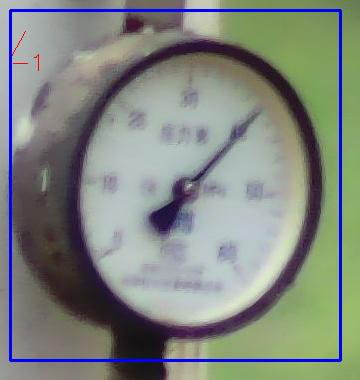
#> input picture images/表计/test1.png, 360 x 380 px
$ python -i prewitt.py   (imports and definitions only)
#> lines starting #> are read from the running program, lines starting #| are printed output that depends on the picture; after the words box and inside, x2 and y2 are one past the last pixel; in counts of white or black regions, pixels touching at a corner belong together

'''
@author: linxu
@contact: 17746071609@163.com
@time: 2021-02-24 上午11:16
@desc: 边缘提取相关技术
'''
import cv2
import numpy as np
from scipy import signal

def prewitt(I, _boundary='symm', ):
    # prewitt算子是可分离的。 根据卷积运算的结合律，分两次小卷积核运算

    # 算子分为两部分，这是对第一部分操作
    # 1: 垂直方向上的均值平滑
    ones_y = np.array([[1], [1], [1]], np.float32)
    i_conv_pre_x = signal.convolve2d(I, ones_y, mode='same', boundary=_boundary)
    # 2: 水平方向上的差分
    diff_x = np.array([[1, 0, -1]], np.float32)
    i_conv_pre_x = signal.convolve2d(i_conv_pre_x, diff_x, mode='same', boundary=_boundary)

    # 算子分为两部分，这是对第二部分操作
    # 1: 水平方向上的均值平滑
    ones_x = np.array([[1, 1, 1]], np.float32)
    i_conv_pre_y = signal.convolve2d(I, ones_x, mode='same', boundary=_boundary)
    # 2: 垂直方向上的差分
    diff_y = np.array([[1], [0], [-1]], np.float32)
    i_conv_pre_y = signal.convolve2d(i_conv_pre_y, diff_y, mode='same', boundary=_boundary)

    # 取绝对值，分别得到水平方向和垂直方向的边缘强度
    abs_i_conv_pre_x = np.abs(i_conv_pre_x)
    abs_i_conv_pre_y = np.abs(i_conv_pre_y)

    # 水平方向和垂直方向上的边缘强度的灰度级显示
    edge_x = abs_i_conv_pre_x.copy()
    edge_y = abs_i_conv_pre_y.copy()

    # 将大于255的值截断为255
    edge_x[edge_x > 255] = 255
    edge_y[edge_y > 255] = 255

    # 数据类型转换
    edge_x = edge_x.astype(np.uint8)
    edge_y = edge_y.astype(np.uint8)

    # 显示
    # cv2.imshow('edge_x', edge_x)
    # cv2.imshow('edge_y', edge_y)

    # 利用abs_i_conv_pre_x 和 abs_i_conv_pre_y 求最终的边缘强度
    # 求边缘强度有多重方法, 这里使用的是插值法
    edge = 0.5 * abs_i_conv_pre_x + 0.5 * abs_i_conv_pre_y

    # 边缘强度灰度级显示
    edge[edge > 255] = 255
    edge = edge.astype(np.uint8)

    return edge

# [7 lines not run here, left out]

>>> import cv2
>>> picture = cv2.imread('../../images/表计/test1.png', cv2.IMREAD_GRAYSCALE)
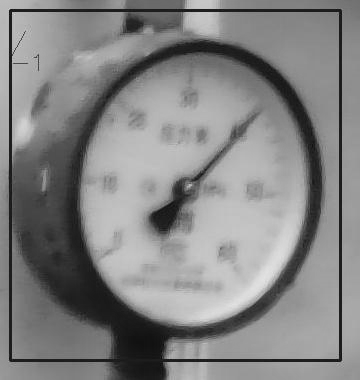
#> picture: shape (380, 360); min 11, max 227, mean 132.1
>>> result = prewitt(picture)
#> in prewitt, `i_conv_pre_x = signal.convolve2d(i_conv_pre_x, diff_x, mode='same', bo..`:
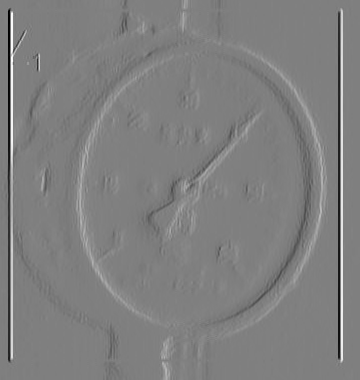
#> i_conv_pre_x: shape (380, 360) float32; min -477, max 474, mean -0.1; drawn with min black and max white
#> in prewitt, `i_conv_pre_y = signal.convolve2d(i_conv_pre_y, diff_y, mode='same', bo..`:
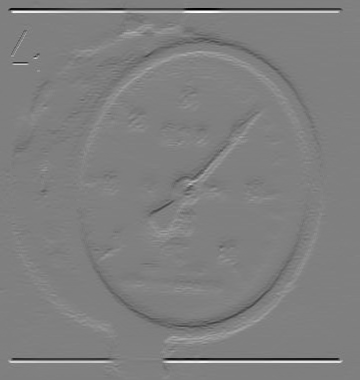
#> i_conv_pre_y: shape (380, 360) float32; min -516, max 514, mean -0.1; drawn with min black and max white
#> in prewitt, `abs_i_conv_pre_y = np.abs(i_conv_pre_y)`:
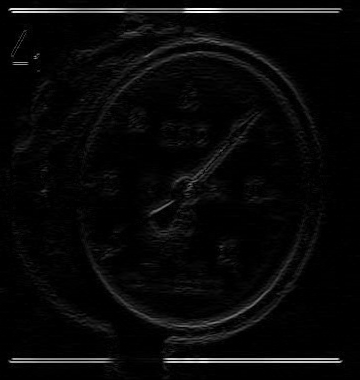
#> abs_i_conv_pre_y: shape (380, 360) float32; min 0, max 516, mean 17.2; drawn with min black and max white
#> in prewitt, `edge_x[edge_x > 255] = 255`:
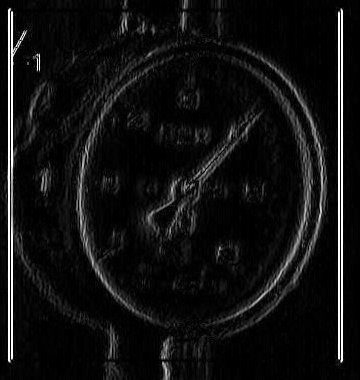
#> edge_x: shape (380, 360) float32; min 0, max 255, mean 17.2
#> in prewitt, `edge_y[edge_y > 255] = 255`:
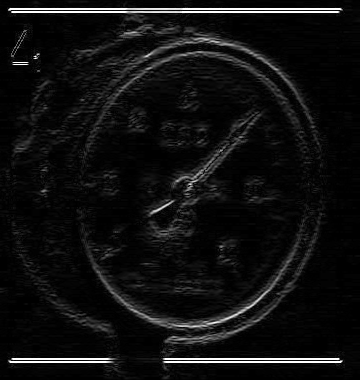
#> edge_y: shape (380, 360) float32; 1.6% of pixels changed, all inside (x1, y1, x2, y2) = (9, 8, 341, 363)
#> in prewitt, `edge[edge > 255] = 255`:
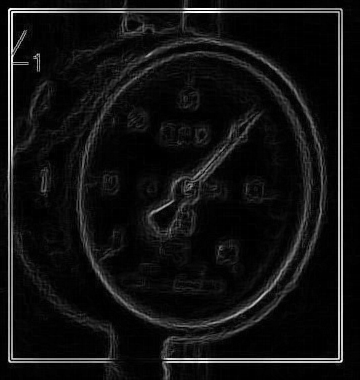
#> edge: shape (380, 360) float32; min 0, max 255, mean 18.3

$ run again, on images/表计/test2.png
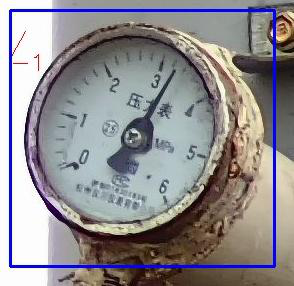
#> input picture images/表计/test2.png, 294 x 286 px
#> in prewitt, `edge_y[edge_y > 255] = 255`:
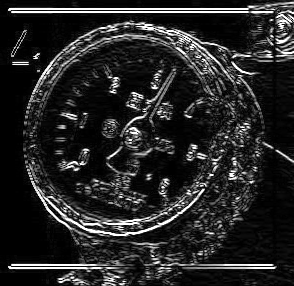
#> edge_y: shape (286, 294) float32; min 0, max 255, mean 38.5
#> in prewitt, `edge[edge > 255] = 255`:
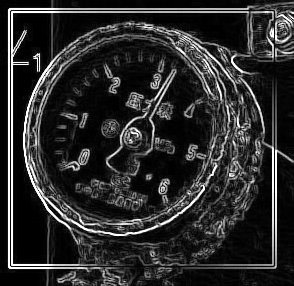
#> edge: shape (286, 294) float32; min 0, max 255, mean 44.2

$ run again, on images/表计/test3.png
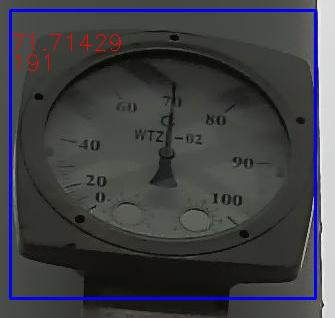
#> input picture images/表计/test3.png, 335 x 318 px
#> in prewitt, `i_conv_pre_y = signal.convolve2d(i_conv_pre_y, diff_y, mode='same', bo..`:
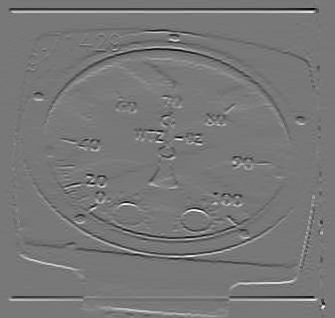
#> i_conv_pre_y: shape (318, 335) float32; min -229, max 257, mean -0.2; drawn with min black and max white
#> in prewitt, `edge[edge > 255] = 255`:
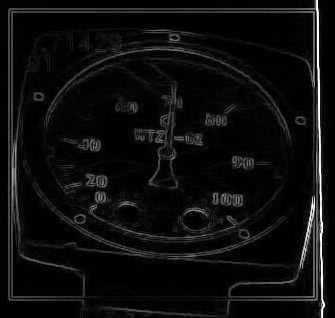
#> edge: shape (318, 335) float32; min 0, max 255, mean 13.7

$ run again, on images/表计/test4.png
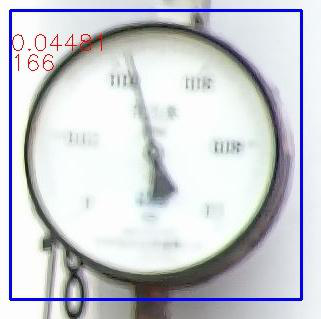
#> input picture images/表计/test4.png, 321 x 319 px
#> in prewitt, `edge[edge > 255] = 255`:
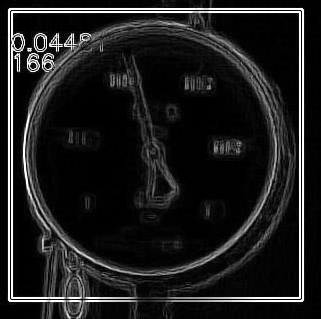
#> edge: shape (319, 321) float32; min 0, max 255, mean 29.2
